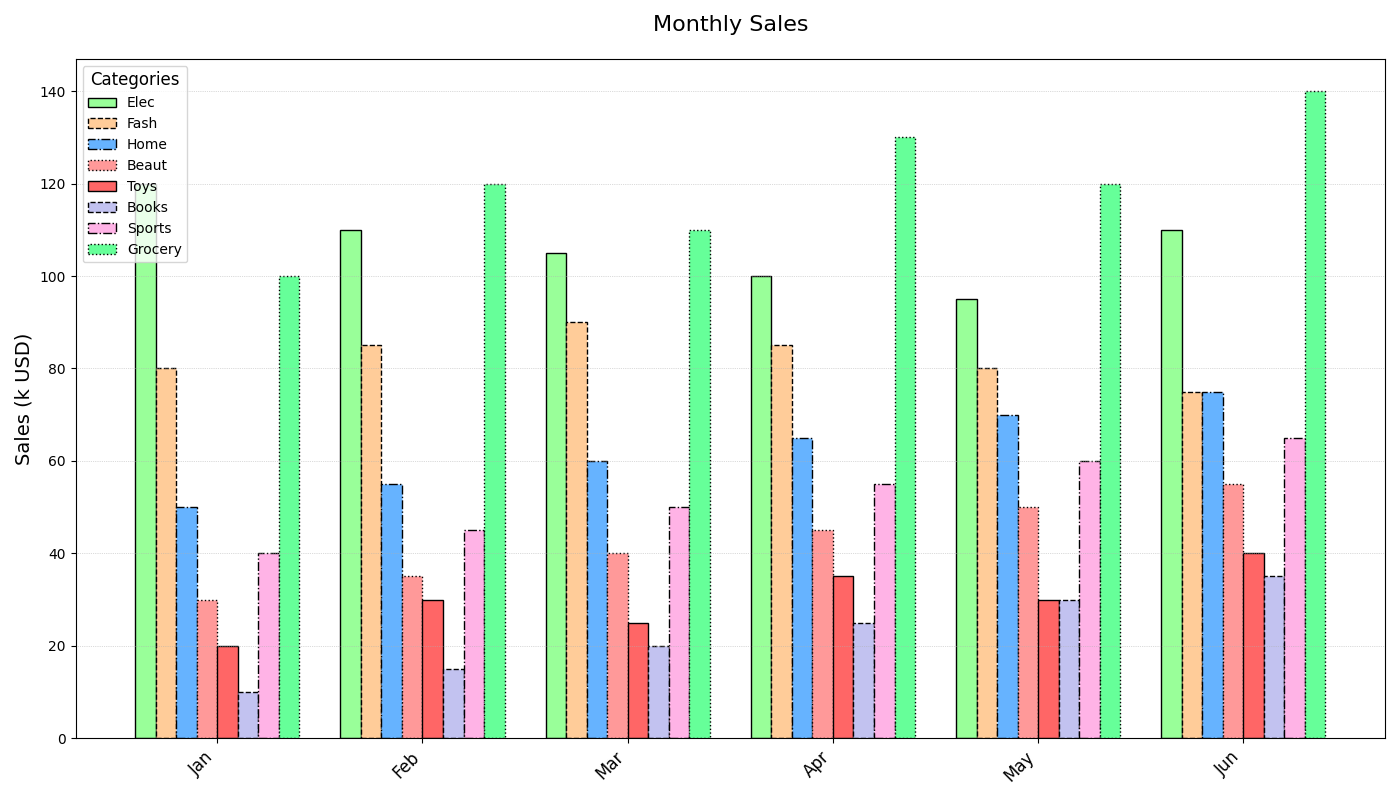

Write the Python code that produced this figure.
import matplotlib.pyplot as plt
import numpy as np

categories = ["Elec", "Fash", "Home", "Beaut", "Toys", "Books", "Sports", "Grocery"]
months = ["Jan", "Feb", "Mar", "Apr", "May", "Jun"]

sales_data = [
    [120, 110, 105, 100, 95, 110],
    [80, 85, 90, 85, 80, 75],
    [50, 55, 60, 65, 70, 75],
    [30, 35, 40, 45, 50, 55],
    [20, 30, 25, 35, 30, 40],
    [10, 15, 20, 25, 30, 35],
    [40, 45, 50, 55, 60, 65],
    [100, 120, 110, 130, 120, 140]
]

sales_data = np.array(sales_data)

fig, ax = plt.subplots(figsize=(14, 8))

x = np.arange(len(months))
bar_width = 0.1

# Randomly alter the colors, note it's done manually as per restriction
colors = ['#99ff99', '#ffcc99', '#66b3ff', '#ff9999', '#ff6666', '#c2c2f0', '#ffb3e6', '#66ff99']

# Randomly alter bar border styles
linestyles = ['-', '--', '-.', ':', '-', '--', '-.', ':']

for i in range(len(categories)):
    ax.bar(x + i*bar_width, sales_data[i], width=bar_width, color=colors[i], 
           edgecolor='black', linestyle=linestyles[i], label=categories[i])

ax.set_title('Monthly Sales', fontsize=16, pad=20)
ax.set_ylabel('Sales (k USD)', fontsize=14)
ax.set_xticks(x + bar_width * (len(categories) - 1) / 2)
ax.set_xticklabels(months, rotation=45, ha='right', fontsize=12)

# Randomly change legend appearance
ax.legend(title="Categories", title_fontsize='12', fontsize='10', loc='upper left')

# Add a random grid style
ax.grid(axis='y', linestyle=':', linewidth=0.5, alpha=0.9)
plt.tight_layout()

plt.show()
